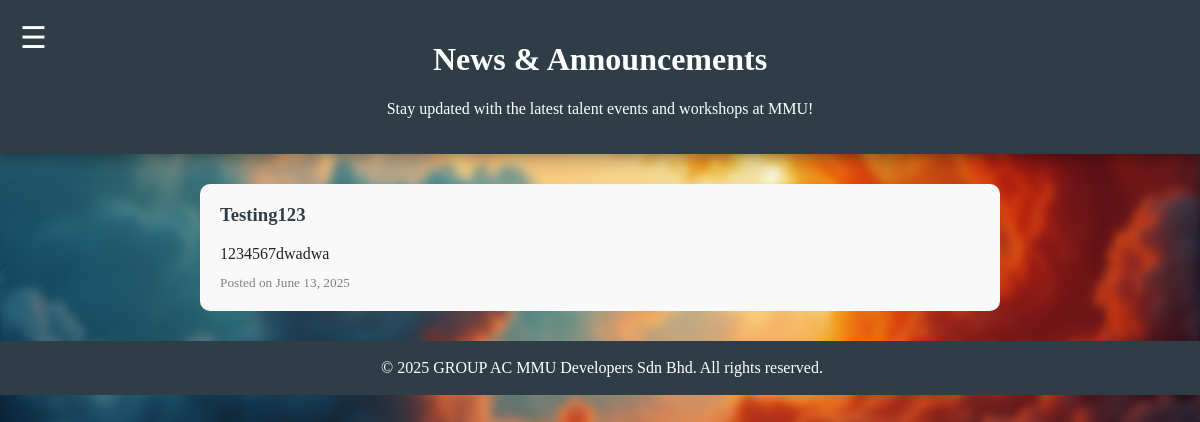
Page /announcement.php on the earlier database version.
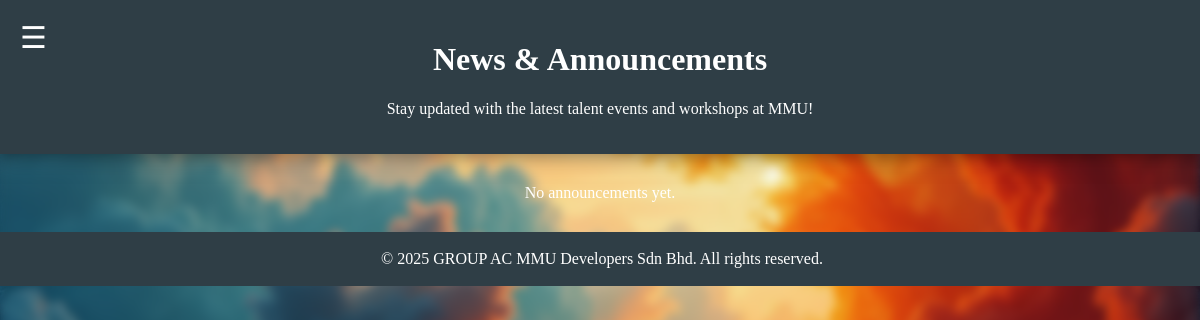
Same page on the later database version.
### tables this page shows
CREATE TABLE `announcements` (
  `id` int(11) NOT NULL,
  `title` varchar(255) NOT NULL,
  `content` text NOT NULL,
  `posted_by` varchar(100) DEFAULT NULL,
  `created_at` timestamp NOT NULL DEFAULT current_timestamp(),
  `image_path` varchar(255) DEFAULT NULL
);

### announcement.php (the view, shortened to what this page needs)
<?php
require 'connection.php';
require 'header.php';
require 'navbar.php';
$announcements = $conn->query("SELECT * FROM announcements ORDER BY created_at DESC");
?>
<div id="main-content">
    <div class="title-container">
        <h1>News & Announcements</h1>
        <p style="color:white;">Stay updated with the latest talent events and workshops at MMU!</p>
    </div>
    <section style="max-width:800px;margin:30px auto;">
        <?php if ($announcements->num_rows > 0): ?>
            <?php while ($row = $announcements->fetch_assoc()): ?>
                <div class="faq-card"
                     style="margin-bottom:25px;background:#f9f9f9;padding:20px;border-radius:10px;">
                    <h3 style="margin-top:0;color:var(--color-title);">
                        <?= htmlspecialchars($row['title']) ?>
                    </h3>
                    <p style="margin-bottom:10px;">
                        <?= nl2br(htmlspecialchars($row['content'])) ?>
                    </p>
                    <small style="color:gray;">
                        Posted on <?= date('F j, Y', strtotime($row['created_at'])) ?>
                    </small>
                </div>
            <?php endwhile; ?>
        <?php else: ?>
            <p style="text-align:center;color:white;">No announcements yet.</p>
        <?php endif; ?>
    </section>
</div>
<?php require 'footer.php'; ?>

### header.php (shortened to what this page needs)
<!DOCTYPE html>
<html lang="en">
<head>
    <link rel="stylesheet" type="text/css" href="css/style.css">
</head>

### navbar.php (shortened to what this page needs)
<span id="openBtn"><a href="#" onclick="openNavBar()">☰</a></span>

### footer.php
<footer>
    <div class="footer-container">
        <div class="footer-content">
            <p>&copy; <?php echo date('Y') ?> GROUP AC MMU Developers Sdn Bhd. All rights reserved.</p>
        </div>
    </div>
</footer>

### css/style.css (style rules this page uses)
:root { --color-bg: #CAD2C5; --color-surface: #84A98C; --color-primary: #52796F; --color-text: #354F52; --color-title: #2F3E46; }
.title-container { background-color: var(--color-title); font-family: "Copperplate Gothic", "Copperplate", fantasy; color: white; padding: 20px; text-align: center; box-shadow: 0 0px 20px rgba(0, 0, 0, 0.5); }
#openBtn { font-size: 30px; position: absolute; top: 20px; left: 20px; }
#openBtn a { color: white; text-decoration: none; }
footer { background-color: var(--color-title); color: white; padding: 2px; text-align: center; position: static; bottom: 10px; width: 100%; }
.faq-card { margin-bottom: 20px; padding: 15px; background-color: #f1f1f1; border-radius: 8px; }

Differences in the rows shown:
removed announcements: title "Testing123", content "1234567dwadwa", created_at "June 13, 2025"
Other differences:
text now shown: "No announcements yet."
